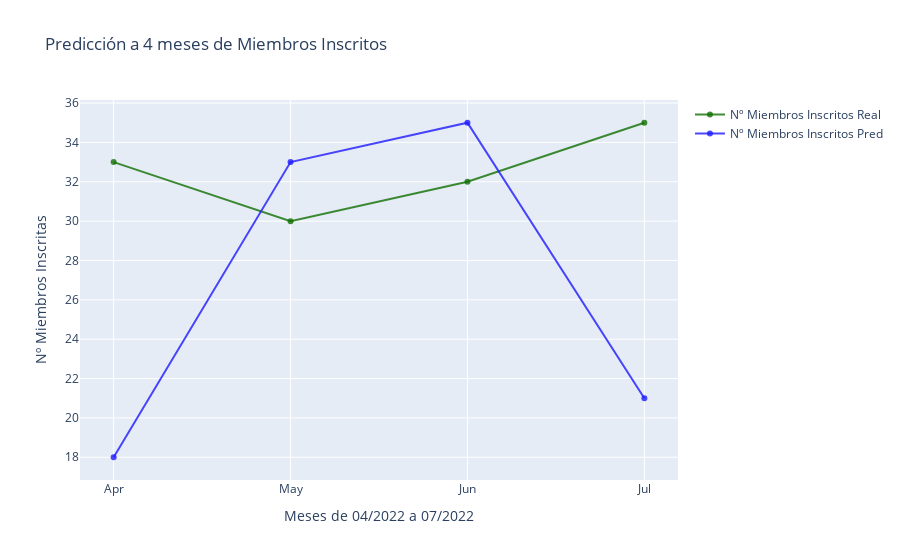

Here is the notebook cell this chart was saved with:
### Code cell
fig = make_subplots(specs=[[{"secondary_y": False}]])

fig.add_trace(
    go.Scatter(
    x = y_test_pred2_df['meses'],
    y = y_test_pred2_df['inscripciones'],
    name = 'Nº Miembros Inscritos Real',
    mode = 'lines+markers',
    marker = dict(color = 'rgba(16, 112, 2, 0.8)'))
)
fig.add_trace(
    go.Scatter(
    x = y_test_pred2_df['meses'],
    y = y_test_pred2_df['predicciones'],
    name = 'Nº Miembros Inscritos Pred',
    mode = 'lines+markers',
    marker = dict(color = 'rgba(30, 26, 255, 0.8)'))
)

fig.update_layout(
    title_text='Predicción a 4 meses de Miembros Inscritos'
)

fig.update_xaxes(title_text='Meses de 04/2022 a 07/2022')

fig.update_yaxes(title_text='Nº Miembros Inscritas')

fig.show()

### Figure 1 — Plotly figure (JSON) as saved in the notebook; plotly's stock layout.template omitted (floating-point values rounded to 4 significant figures)
{"data": [{"marker": {"color": "rgba(16, 112, 2, 0.8)"}, "mode": "lines+markers", "name": "Nº Miembros Inscritos Real", "type": "scatter", "x": ["Apr", "May", "Jun", "Jul"], "y": [33, 30, 32, 35]}, {"marker": {"color": "rgba(30, 26, 255, 0.8)"}, "mode": "lines+markers", "name": "Nº Miembros Inscritos Pred", "type": "scatter", "x": ["Apr", "May", "Jun", "Jul"], "y": [18, 33, 35, 21]}], "layout": {"title": {"text": "Predicción a 4 meses de Miembros Inscritos"}, "xaxis": {"anchor": "y", "domain": [0, 1], "title": {"text": "Meses de 04/2022 a 07/2022"}}, "yaxis": {"anchor": "x", "domain": [0, 1], "title": {"text": "Nº Miembros Inscritas"}}}}
